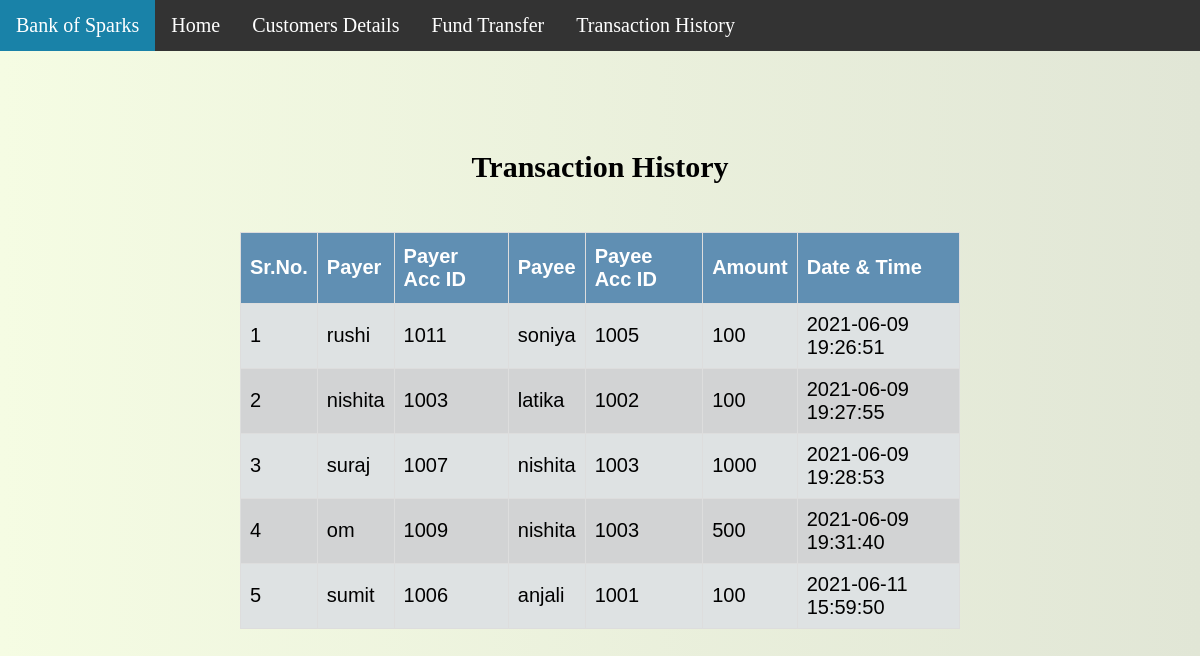
Screenshot of /RecordsPage.php with the database file from the repository.
### tables this page shows
CREATE TABLE `history` (
  `sno` int(11) NOT NULL,
  `payer` text NOT NULL,
  `payerAcc` int(11) NOT NULL,
  `payee` text NOT NULL,
  `payeeAcc` int(11) NOT NULL,
  `amount` double NOT NULL,
  `time` text NOT NULL
);

### RecordsPage.php (the view, shortened to what this page needs)
<?php
$servername = "localhost";
$username = "root";
$password = "";
$dbname = "spark_bank";
$conn = new mysqli($servername, $username, $password, $dbname);
$sql = "SELECT * FROM history" ;
$result = $conn->query($sql);
?>
            <!DOCTYPE html>
<html lang="en">
<head>
</head>
<body>
  <?php include('navbar.php'); ?>
	<div class="container">
        <h2 style="text-align: center">Transaction History</h2>
       <br>
       <div>
    <table id = "Table">
        <thead>
            <tr>
                <th>Sr.No.</th>
                <th>Payer</th>
                <th>Payer Acc ID</th>
                <th>Payee</th>
                <th>Payee Acc ID</th>
                <th>Amount</th>
                <th>Date & Time</th>
            </tr>
        </thead>
        <tbody>
        <?php
    while($row = $result->fetch_assoc()) {
  ?>
 <tr>
        <td><?php echo $row['sno']; ?></td>
        <td><?php echo $row['payer']; ?></td>
        <td><?php echo $row['payerAcc']; ?></td>
        <td><?php echo $row['payee']; ?></td>
        <td><?php echo $row['payeeAcc']; ?></td>
        <td><?php echo $row['amount']; ?></td>
        <td><?php echo $row['time']; ?></td>
        </tr>
 <?php
    }
?>
</table>
    </div>
</div>
<body>
</html>

### RecordsPage.php (style rules this page uses)
html { position: relative; min-height: 100%; }
body { padding-top: 100px; font-size:20px; padding-bottom: 100px; background: #f5fce3; background: -webkit-linear-gradient(to right, #f5fce3, #e1e6d6 ); background: linear-gradient(to right, #f5fce3, #e1e6d6 ); }
.container { padding-top:5px; display: block; margin-top: 20px; margin-left: auto; margin-right: auto; width: 60%; }
td,th { border: 1px solid #ddd; padding: 9px; }
#Table { font-family: Arial,Helvetica, sans-serif; border-collapse: collapse; margin-bottom: 15px; }
#Table tr:nth-child(even) { background-color: #d2d3d4; }
#Table tr:nth-child(odd) { background-color: #dee2e3; }
#Table th { padding-top: 12px; padding-bottom: 12px; text-align:left; background-color: #608fb3; color:white; }

### navbar.php (style rules this page uses)
body { margin:0; }

### rows the page displays
history: sno "1", payer "rushi", payerAcc "1011", payee "soniya", payeeAcc "1005", amount "100", time "2021-06-09 19:26:51"
history: sno "2", payer "nishita", payerAcc "1003", payee "latika", payeeAcc "1002", amount "100", time "2021-06-09 19:27:55"
history: sno "3", payer "suraj", payerAcc "1007", payee "nishita", payeeAcc "1003", amount "1000", time "2021-06-09 19:28:53"
history: sno "4", payer "om", payerAcc "1009", payee "nishita", payeeAcc "1003", amount "500", time "2021-06-09 19:31:40"
history: sno "5", payer "sumit", payerAcc "1006", payee "anjali", payeeAcc "1001", amount "100", time "2021-06-11 15:59:50"
